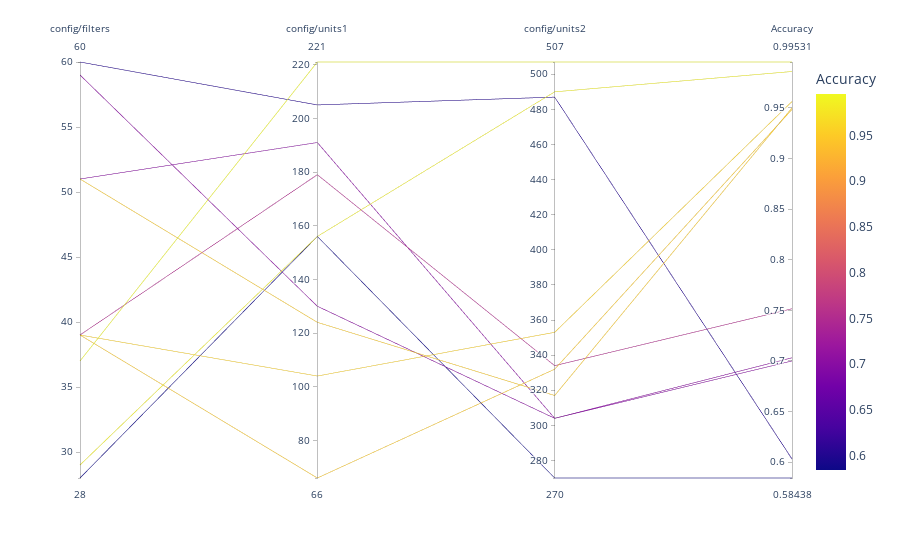

Notebook code for this chart:
### Markdown cell above
Let's focus on the parameters we wanted to tune.

### Code cell
import plotly.express as px

plot = analysis.results_df
select2 = [ "config/filters", 'config/units1', 'config/units2',  "Accuracy"]
p2 = plot[select2].reset_index().dropna()
#sort by accuracy
p2.sort_values("Accuracy", inplace=True)
# make a parallel plot
px.parallel_coordinates(p2, color="Accuracy")

### Figure 1 — Plotly figure (JSON) as saved in the notebook; plotly's stock layout.template omitted (floating-point values rounded to 4 significant figures)
{"data": [{"dimensions": [{"label": "config/filters", "values": [28, 60, 51, 59, 39, 39, 51, 39, 29, 37]}, {"label": "config/units1", "values": [156, 205, 191, 130, 179, 66, 124, 104, 156, 221]}, {"label": "config/units2", "values": [270, 487, 304, 304, 334, 332, 317, 353, 490, 507]}, {"label": "Accuracy", "values": [0.5844, 0.6031, 0.7, 0.7031, 0.7516, 0.9484, 0.95, 0.9563, 0.9859, 0.9953]}], "domain": {"x": [0, 1], "y": [0, 1]}, "line": {"color": [0.5844, 0.6031, 0.7, 0.7031, 0.7516, 0.9484, 0.95, 0.9563, 0.9859, 0.9953], "coloraxis": "coloraxis"}, "name": "", "type": "parcoords"}], "layout": {"autosize": true, "coloraxis": {"colorbar": {"title": {"text": "Accuracy"}}, "colorscale": [[0, "#0d0887"], [0.1111, "#46039f"], [0.2222, "#7201a8"], [0.3333, "#9c179e"], [0.4444, "#bd3786"], [0.5556, "#d8576b"], [0.6667, "#ed7953"], [0.7778, "#fb9f3a"], [0.8889, "#fdca26"], [1, "#f0f921"]]}, "legend": {"tracegroupgap": 0}, "margin": {"t": 60}}}
